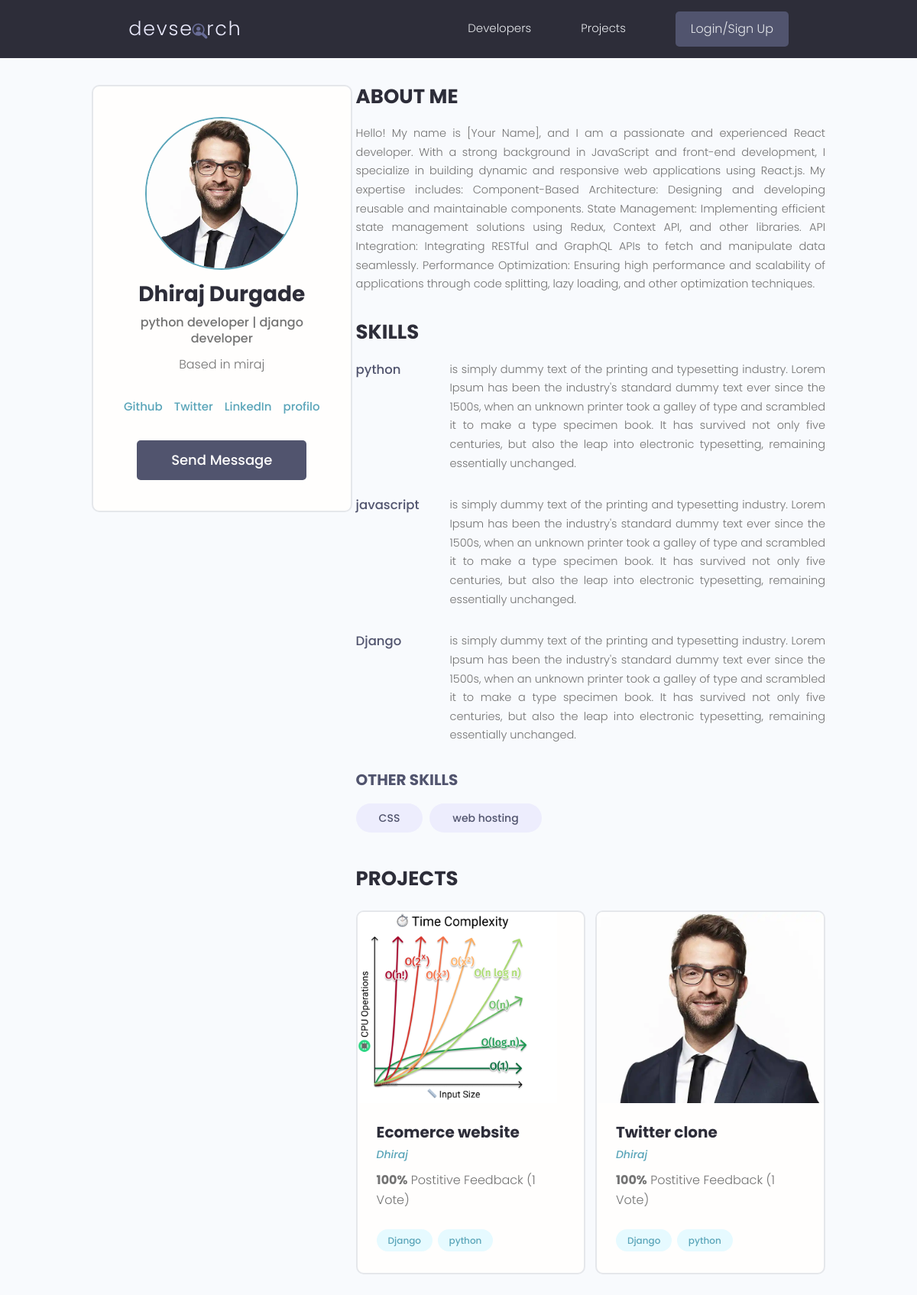
Page /user_profile/7e38a6c9-c027-4e05-bb25-43a2bf48ff0c on the committed database.
### users/models.py (models this page shows, shortened)
class Profile(models.Model):
    user = models.OneToOneField(User,blank=True,null=True,on_delete=models.CASCADE)
    name = models.CharField(max_length=200,null=True, blank=True)
    email = models.EmailField(max_length=500,null=True, blank=True)
    username = models.CharField(max_length=200,null=True, blank=True)
    location = models.CharField(max_length=200,null=True, blank=True)
    short_intro = models.CharField(max_length=200,null=True, blank=True)
    bio = models.TextField(null=True, blank=True)
    profile_image = models.ImageField(null=True, blank=True, upload_to="profiles/", default="profiles/user-default.png")
    social_github = models.CharField(max_length=200,null=True, blank=True)
    social_twitter = models.CharField(max_length=200,null=True, blank=True)
    social_linkedin = models.CharField(max_length=200,null=True, blank=True)
    social_website = models.CharField(max_length=200,null=True, blank=True)
    social_youtube = models.CharField(max_length=200,null=True, blank=True)
    created = models.DateTimeField(auto_now_add=True)
    id = models.UUIDField(primary_key=True,unique=True,default=uuid.uuid4,editable=False)
    class Meta:
        ordering = ['created']
    @property
    def imageurl(self):
        try:
            url = self.profile_image.url
        except:
            url = ''
        return url
    def __str__(self):
        return str(self.user.username)

class Skill(models.Model):
    owner = models.ForeignKey(Profile, on_delete=models.CASCADE, blank=True, null=True)
    name = models.CharField(max_length=200,null=True, blank=True)
    description = models.TextField(null=True, blank=True)
    id = models.UUIDField(primary_key=True,unique=True,default=uuid.uuid4,editable=False)

### projects/models.py (models this page shows, shortened)
class Projects(models.Model):
    owner = models.ForeignKey(Profile,null=True, blank=True,on_delete=models.CASCADE)
    title = models.CharField(max_length=200)
    description = models.TextField(null=True, blank = True)
    featured_image = models.ImageField(null=True, blank=True, default="default.jpg")
    demo_link = models.CharField(max_length=2000,null=True, blank=True)
    source_link = models.CharField(max_length=2000,null=True, blank=True)
    created = models.DateTimeField(auto_now_add=True)
    tag = models.ManyToManyField('Tag',blank=True)
    vote_total = models.IntegerField(default=0,null=True,blank=True)
    vote_ratio = models.IntegerField(default=0,null=True,blank=True)
    id = models.UUIDField(primary_key=True,unique=True,default=uuid.uuid4,editable=False)
    class Meta:
        ordering = ['-vote_ratio', '-vote_total', 'title']
    @property
    def imageurl(self):
        try:
            url = self.featured_image.url
        except:
            url = ''
        return url

class Tag(models.Model):
    name = models.CharField(max_length=200)
    created = models.DateTimeField(auto_now_add=True)
    id = models.UUIDField(primary_key=True,unique=True,default=uuid.uuid4,editable=False)
    def __str__(self):
        return self.name

### users/views.py (the view)
# urls.py: path("user_profile/<str:pk>", views.user_profile, name="user_profile"),
def user_profile(request,pk):
    profile = Profile.objects.get(id = pk)
    topSkills = profile.skill_set.exclude(description__exact="")
    otherSkills = profile.skill_set.filter(description = "")
    context = {"profile":profile, "topSkills":topSkills, "otherSkills": otherSkills}
    return render(request,"users/user-profile.html", context)

### users/templates/users/user-profile.html
{% extends "main.html" %}
{% block content %}
  <main class="profile my-md">
    <div class="container">
      <div class="layout">
        <div class="column column--1of3">
          <div class="card text-center">
            <div class="card__body dev">
              <img class="avatar avatar--xl" src="{{ profile.imageurl }}" />
              <h2 class="dev__name">{{profile.name}}</h2>
              <p class="dev__title">{{profile.short_intro}}</p>
              <p class="dev__location">Based in {{profile.location}}</p>
              <ul class="dev__social">
                {% if profile.social_github %}
                <li>
                  <a title="Github" href="{{profile.social_github}}" target="_blank">Github</a>
                </li>
                {% endif %}
                {% if profile.social_twitter %}
                <li>
                  <a title="Twitter" href="{{profile.social_twitter}}" target="_blank">Twitter</a>
                </li>
                {% endif %}
                {% if profile.social_linkedin %}
                <li>
                  <a title="LinkedIn" href="{{profile.social_linkedin}}" target="_blank">LinkedIn</a>
                </li>
                {% endif %}
                {% if profile.social_website %}
                <li>
                  <a title="Personal Website" href="{{profile.social_website}}" target="_blank">profilo</a>
                </li>
                {% endif %}
              </ul>
              {% if request.user.profile != profile %}
              <a href="{% url "send_message" profile.id %}" class="btn btn--sub btn--lg">Send Message </a>
              {% endif %}
            </div>
          </div>
        </div>
        <div class="column column--2of3">
          <div class="devInfo">
            <h3 class="devInfo__title">About Me</h3>
            <p class="devInfo__about">
             {{profile.bio}}
            </p>
          </div>
          <div class="devInfo">
            <h3 class="devInfo__title">Skills</h3>
            <div class="devInfo__skills">
              {% for skill in topSkills  %}
              <div class="devSkill">
                <h4 class="devSkill__title">{{skill.name}}</h4>
                <p class="devSkill__info">
                  {{skill.description}}
                </p>
              </div>
              {% endfor %}
              <h3 class="devInfo__subtitle">Other Skills</h3>
              <div class="devInfo__otherSkills">
                {% for skill in otherSkills  %}
                <span class="tag tag--pill tag--sub tag--lg">
                  <small>{{skill.name}}</small>
                </span>
               {% endfor %}
              </div>
            </div>
          </div>
          <div class="devInfo">
            <h3 class="devInfo__title">Projects</h3>
            <div class="grid grid--two">
            {% for project in profile.projects_set.all  %}
              <div class="column">
                <div class="card project">
                  <a href="single-project.html" class="project">
                    <img class="project__thumbnail" src="{{project.imageurl}}" alt="project thumbnail" />
                    <div class="card__body">
                      <h3 class="project__title">{{project.title}}</h3>
                      <p><a class="project__author" href="{% url 'user_profile' project.owner.id %}">{{project.owner}}</a></p>
                      <p class="project--rating">
                        <span style="font-weight: bold;">{{project.vote_ratio}}%</span> Postitive
                        Feedback ({{project.vote_total}} Vote{{project.vote_total|pluralize:"s"}})
                      </p>
                      <div class="project__tags">
                        {% for tag in project.tag.all  %}
                        <span class="tag tag--pill tag--main">
                          <small>{{tag}}</small>
                        </span>
                        {% endfor %}
                      </div>
                    </div>
                  </a>
                </div>
              </div>
            {% endfor %}
            </div>
          </div>
        </div>
      </div>
    </div>
  </main>
{% endblock content %}

### static/styles/app.css (style rules this page uses)
:root { --color-sub: #2d2d39; }
.btn--sub { background-color: var(--color-sub-light); }
.card { border: 2px solid var(--color-light); }
img { width: 100%; }
.profile .card > .dev { padding: 4rem; }
.dev__name { color: var(--color-sub); font-size: 2.8rem; font-weight: 700; margin-top: 1rem; margin-bottom: 0.5rem; }
.dev__title { font-size: 1.6rem; font-weight: 500; line-height: 1.3; }
.dev__location { margin-top: 1rem; }
.dev__social { margin: 3rem 0; list-style: none; display: flex; justify-content: center; gap: 1.5rem; }
.devInfo { margin-bottom: 3rem; }
.devInfo__title, .devInfo__subtitle { font-size: 2.6rem; color: var(--color-sub); text-transform: uppercase; font-weight: 700; margin-bottom: 1.5rem; }
.devInfo__subtitle { font-size: 2rem; color: var(--color-sub-light); }
.devInfo__about, .devSkill__info { font-size: 1.45rem; line-height: 1.7; text-align: justify; }
.devSkill { margin-bottom: 3rem; }
.devSkill__title { font-size: 1.65rem; font-weight: 500; color: var(--color-sub-light); }
@media screen and (min-width: 700px) { .devSkill { display: flex; justify-content: space-between; gap: 3rem; } }
@media screen and (min-width: 700px) { .devSkill__info { flex-basis: 80%; } }
.project__author { font-size: 1.4rem; font-style: italic; }
.project--rating { margin-bottom: 1.6em; margin-top: .5em; }
.project__thumbnail { height: 25rem; object-fit: cover; object-position: top center; }
.project__title { font-size: 2rem; font-weight: 700; color: var(--color-sub); }

### static/uikit/styles/modules/_variables.css (style rules this page uses)
:root { --color-main: #5aa5b9; --color-main-light: #e6faff; --color-sub: #3f4156; --color-sub-light: #51546e; --color-sub-lighter: #ededfd; --color-text: #737373; --color-gray: #8b8b8b; --color-light: #e5e7eb; --color-light-gray: #767676; --color-bg: #f8fafd; --color-white: #fffefd; --color-white-light: #f3f3f3; --color-success: #359e64; --color-success-bg: #def8e8; --color-error: #fc4b0b; --color-error-bg: #fff2ee; --font-base: 'Poppins', arial, helvetica, 'Segoe UI', roboto, ubuntu, sans-serif; --font-monospace: 'Fira Code', 'Courier New', courier, monospace; --font-regular: 300; --font-medium: 500; --font-bold: 700; --generic-shadow: 1px 1px 5px #00000010; --generic-transition: all 0.3s ease-in-out; }

### static/uikit/styles/modules/_base.css (style rules this page uses)
* { margin: 0; padding: 0; box-sizing: border-box; text-rendering: optimizeLegibility; color: inherit; font-size: inherit; }
html { font-size: 50%; }
@media only screen and (min-width: 480px) { html { font-size: 56.25%; } }
@media only screen and (min-width: 1200px) { html { font-size: 62.5%; } }
body { line-height: 1.6; font-weight: 400; font-size: 1.5rem; color: var(--color-text); background-color: var(--color-bg); min-height: 100vh; }

### static/uikit/styles/modules/_typography.css (style rules this page uses)
* { font-family: var(--font-base); }
h2 { font-size: 3.6rem; font-weight: var(--font-bold); }
h3 { font-size: 3.2rem; font-weight: var(--font-medium); }
h4 { font-size: 2.8rem; font-weight: var(--font-medium); }
p, span, strong { font-size: 1.6rem; color: var(--color-text); font-weight: var(--font-regular); }
a { padding-bottom: 2px; text-decoration: none; display: inline-block; color: var(--color-main); font-weight: var(--font-medium); }

### static/uikit/styles/modules/_utilities.css (style rules this page uses)
.container { width: 92%; max-width: 165rem; margin: 0 auto; box-sizing: border-box; }
@media screen and (min-width: 1000px) { .container { width: 90%; } }
@media screen and (min-width: 1200px) { .container { width: 80%; } }
.text-center { text-align: center; }
.my-md { margin: 3rem auto; }

### static/uikit/styles/modules/_avatar.css (style rules this page uses)
.avatar { border-radius: 50%; border: 2px solid var(--color-main); object-fit: cover; }
.avatar--xl { height: 20rem; width: 20rem; }

### static/uikit/styles/modules/_button.css (style rules this page uses)
.btn { display: inline-block; position: relative; cursor: pointer; background-color: var(--color-light); font-weight: var(--font-medium); color: var(--color-sub); text-decoration: none; padding: 1rem 2rem; border-radius: 0.5rem; border: none; width: -webkit-fit-content; width: -moz-fit-content; width: fit-content; height: -webkit-fit-content; height: -moz-fit-content; height: fit-content; font-size: 1.6rem; outline-width: 0; outline-color: transparent; -webkit-backface-visibility: hidden; backface-visibility: hidden; transition: all 0.3s ease-in-out; }
.btn--sub { background-color: var(--color-sub); color: var(--color-white); }
.btn--lg { font-size: 1.8rem; padding: 1.2rem 4.5rem; }

### static/uikit/styles/modules/_card.css (style rules this page uses)
.card { border-radius: 1rem; background-color: var(--color-white); border: 1.5px solid var(--color-light); width: auto; height: auto; margin-top: 0.5rem; margin-bottom: 0.5rem; overflow: hidden; }
.card__body, .card__header { padding: 2rem 2.5rem; }

### rows in the picture
Profile: imageurl (picture), name "Dhiraj Durgade", short_intro "python developer | django developer", location "miraj", bio "Hello! My name is [Your Name], and I am a passionate and experienced React developer. With a strong background in JavaScript and front-end development, I specialize in building dynamic and responsive web applications using React.js. My expertise includes: Component-Based Architecture: Designing and developing reusable and maintainable components. State Management: Implementing efficient state management solutions using Redux, Context API, and other libraries. API Integration: Integrating RESTful and GraphQL APIs to fetch and manipulate data seamlessly. Performance Optimization: Ensuring high performance and scalability of applications through code splitting, lazy loading, and other…"
Skill: name "python", description "is simply dummy text of the printing and typesetting industry. Lorem Ipsum has been the industry's standard dummy text ever since the 1500s, when an unknown printer took a galley of type and scrambled it to make a type specimen book. It has survived not only five centuries, but also the leap into electronic typesetting, remaining essentially unchanged."
Skill: name "javascript", description "is simply dummy text of the printing and typesetting industry. Lorem Ipsum has been the industry's standard dummy text ever since the 1500s, when an unknown printer took a galley of type and scrambled it to make a type specimen book. It has survived not only five centuries, but also the leap into electronic typesetting, remaining essentially unchanged."
Skill: name "Django", description "is simply dummy text of the printing and typesetting industry. Lorem Ipsum has been the industry's standard dummy text ever since the 1500s, when an unknown printer took a galley of type and scrambled it to make a type specimen book. It has survived not only five centuries, but also the leap into electronic typesetting, remaining essentially unchanged."
Skill: name "CSS"
Skill: name "web hosting"
Projects: imageurl (picture), title "Ecomerce website", owner "Dhiraj", vote_ratio "100", vote_total "1"
Tag: name "Django"
Tag: name "python"
Projects: imageurl (picture), title "Twitter clone", owner "Dhiraj", vote_ratio "100", vote_total "1"
